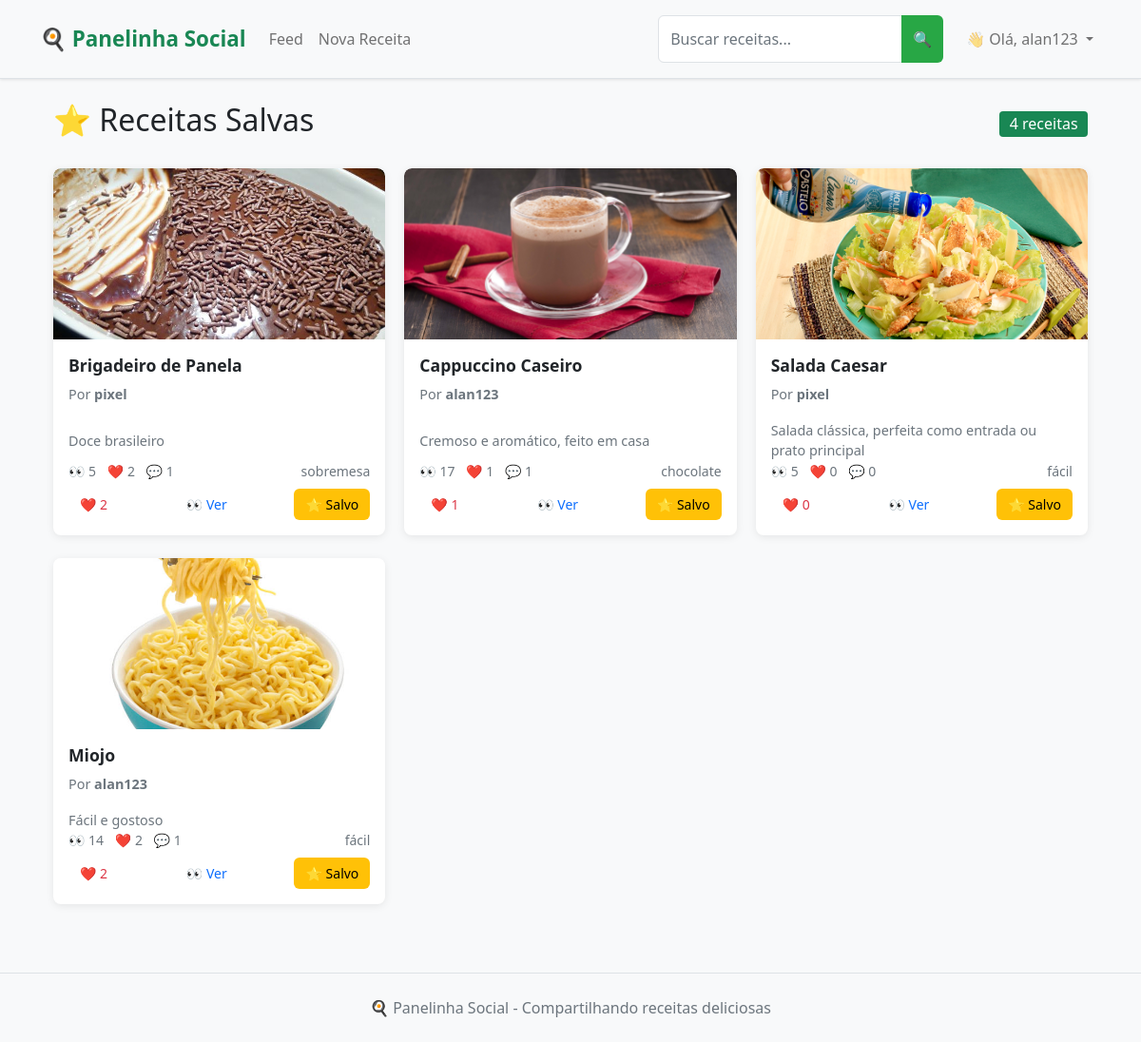
/saved_recipes (signed in), run on an earlier commit of the app's database.
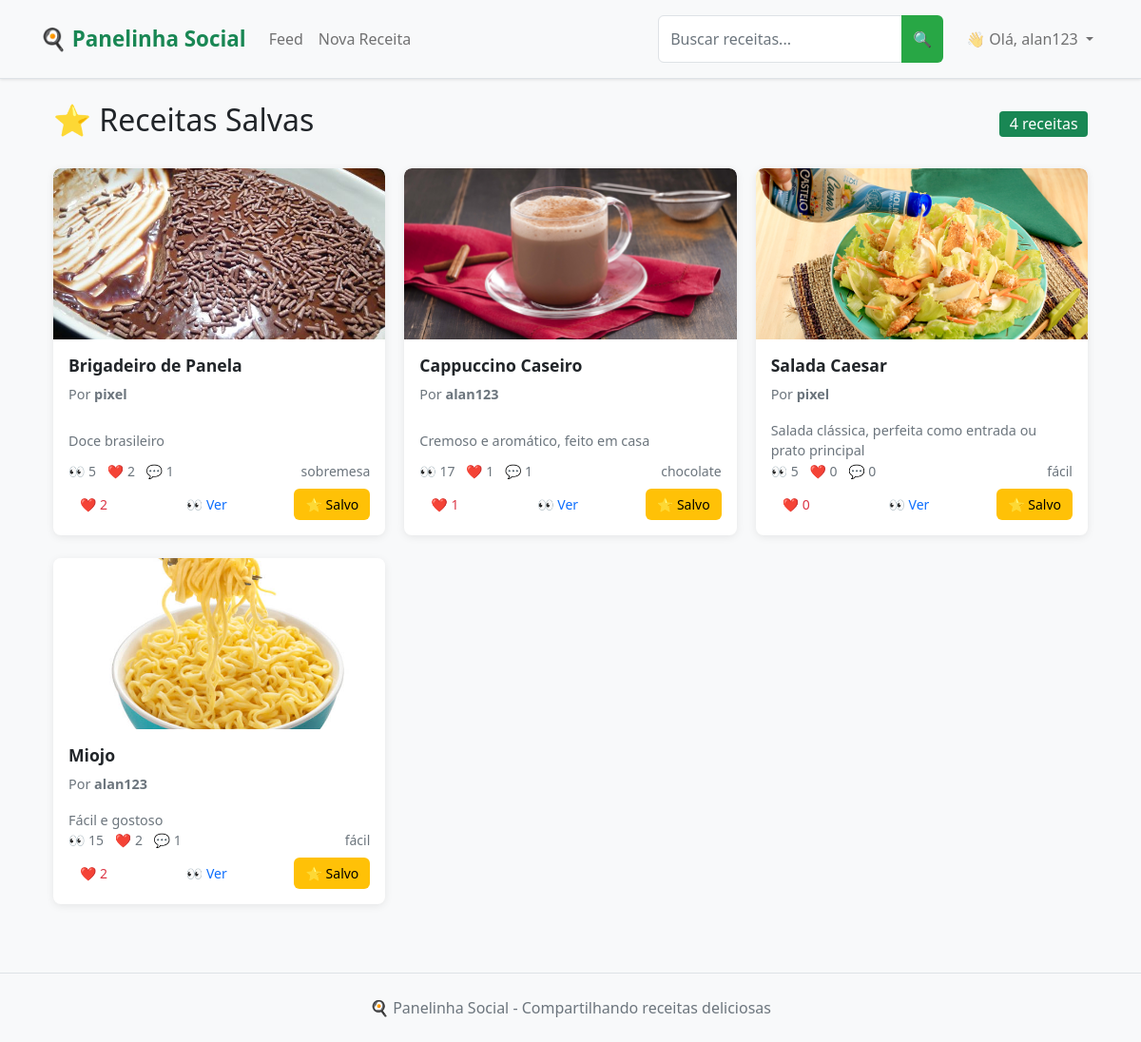
And on a later commit of the database.
### app.py (models this page shows, shortened)
class Recipe(db.Model):
    __tablename__ = 'recipe'
    id = db.Column(db.Integer, primary_key=True)
    title = db.Column(db.String(100), nullable=False, index=True)
    description = db.Column(db.Text)
    ingredients = db.Column(db.Text)
    steps = db.Column(db.Text)
    image = db.Column(db.String(200))
    categories = db.Column(db.String(200))
    difficulty = db.Column(db.String(20), nullable=False, default='Fácil', index=True)  # NOVO CAMPO
    is_draft = db.Column(db.Boolean, default=False, index=True)
    created_at = db.Column(db.DateTime, default=datetime.utcnow, index=True)
    updated_at = db.Column(db.DateTime, default=datetime.utcnow, onupdate=datetime.utcnow)
    views = db.Column(db.Integer, default=0, index=True)
    user_id = db.Column(db.Integer, db.ForeignKey('user.id'), nullable=False, index=True)
    likes = db.relationship('Like', backref='recipe', lazy='select')
    comments = db.relationship('Comment', backref='recipe', lazy='select')
    saved_by = db.relationship('SavedRecipe', backref='recipe', lazy='select')
    def like_count(self):
        if hasattr(self, '_like_count'):
            return self._like_count
        return len(self.likes)
    def comment_count(self):
        if hasattr(self, '_comment_count'):
            return self._comment_count
        return len(self.comments)

class User(UserMixin, db.Model):
    __tablename__ = 'user'
    id = db.Column(db.Integer, primary_key=True)
    username = db.Column(db.String(64), unique=True, nullable=False, index=True)
    email = db.Column(db.String(120), unique=True, nullable=False, index=True)
    password_hash = db.Column(db.String(128))
    bio = db.Column(db.Text)
    profile_picture = db.Column(db.String(200))
    created_at = db.Column(db.DateTime, default=datetime.utcnow)
    recipes = db.relationship('Recipe', backref='author', lazy='select')
    likes = db.relationship('Like', backref='user', lazy='select')
    comments = db.relationship('Comment', backref='user', lazy='select')
    saved_recipes = db.relationship('SavedRecipe', backref='user', lazy='select')

### app.py (the view)
@app.route('/saved_recipes')
@login_required
def saved_recipes():
    saved_query = SavedRecipe.query.filter_by(user_id=current_user.id).order_by(SavedRecipe.saved_at.desc())
    saved_items = saved_query.all()
    if not saved_items:
        return render_template('saved_recipes.html', title='Receitas Salvas', recipes=[])
    recipe_ids = [item.recipe_id for item in saved_items]
    recipes_query = Recipe.query.filter(Recipe.id.in_(recipe_ids)).filter_by(is_draft=False)
    recipes = get_recipes_with_counts(recipes_query)
    recipe_dict = {recipe.id: recipe for recipe in recipes}
    ordered_recipes = [recipe_dict[item.recipe_id] for item in saved_items if item.recipe_id in recipe_dict]
    return render_template('saved_recipes.html', title='Receitas Salvas', recipes=ordered_recipes)

### app.py (called while the page is built)
@login_manager.user_loader
def load_user(id):
    return User.query.get(int(id))

### templates/saved_recipes.html (shortened to what the changed rows need)
{% extends "base.html" %}
{% block content %}
<div class="container-fluid">
    <div class="row">
        <div class="col-12">
            <div class="d-flex justify-content-between align-items-center mb-4">
                <h2>⭐ Receitas Salvas</h2>
            </div>
            {% if recipes %}
                <div class="row">
                    {% for recipe in recipes %}
                        <div class="col-xl-4 col-lg-6 col-md-6 mb-4">
                            <div class="card h-100 recipe-card">
                                <a href="{{ url_for('recipe_detail', recipe_id=recipe.id) }}" class="text-decoration-none">
                                    {% if recipe.image %}
                                        <img src="{{ url_for('static', filename='uploads/' + recipe.image) }}"
                                             class="card-img-top" alt="{{ recipe.title }}">
                                    {% else %}
                                        <div class="card-img-top bg-light d-flex align-items-center justify-content-center"
                                             style="height: 200px;">
                                            <span class="text-muted">📷 Sem imagem</span>
                                        </div>
                                    {% endif %}
                                </a>
                                <div class="card-body d-flex flex-column">
                                    <a href="{{ url_for('recipe_detail', recipe_id=recipe.id) }}" class="text-decoration-none text-dark">
                                        <h5 class="card-title">{{ recipe.title }}</h5>
                                    </a>
                                    <p class="card-text text-muted small">
                                        Por <strong>{{ recipe.author.username }}</strong>
                                    </p>
                                    <a href="{{ url_for('recipe_detail', recipe_id=recipe.id) }}" class="text-decoration-none text-dark flex-grow-1">
                                        <p class="card-text">{{ recipe.description[:100] }}{% if recipe.description|length > 100 %}...{% endif %}</p>
                                    </a>
                                    <div class="mt-auto">
                                        <div class="d-flex justify-content-between align-items-center mb-2">
                                            <div class="text-muted small">
                                                <span class="me-2">👀 {{ recipe.views }}</span>
                                                <span class="me-2">❤️ {{ recipe.like_count() }}</span>
                                                <span>💬 {{ recipe.comment_count() }}</span>
                                            </div>
                                            {% if recipe.categories %}
                                                <small class="text-muted">
                                                    {{ recipe.categories.split(',')[0] }}
                                                </small>
                                            {% endif %}
                                        </div>
                                        <div class="d-flex justify-content-between">
                                            <button class="btn btn-sm btn-outline-danger like-btn"
                                                    data-recipe-id="{{ recipe.id }}">
                                                ❤️ <span class="like-count">{{ recipe.like_count() }}</span>
                                            </button>
                                            <a href="{{ url_for('recipe_detail', recipe_id=recipe.id) }}"
                                               class="btn btn-sm btn-outline-primary">
                                                👀 Ver
                                            </a>
                                            <button class="btn btn-sm btn-outline-warning save-btn active"
                                                    data-recipe-id="{{ recipe.id }}"
                                                    title="Remover dos salvos">
                                                ⭐ Salvo
                                            </button>
                                        </div>
                                    </div>
                                </div>
                            </div>
                        </div>
                    {% endfor %}
                </div>
            {% endif %}
        </div>
    </div>
</div>
{% endblock %}

What changed in the data, as far as the page shows it:
changed Recipe "Miojo": views "14" → "15"
